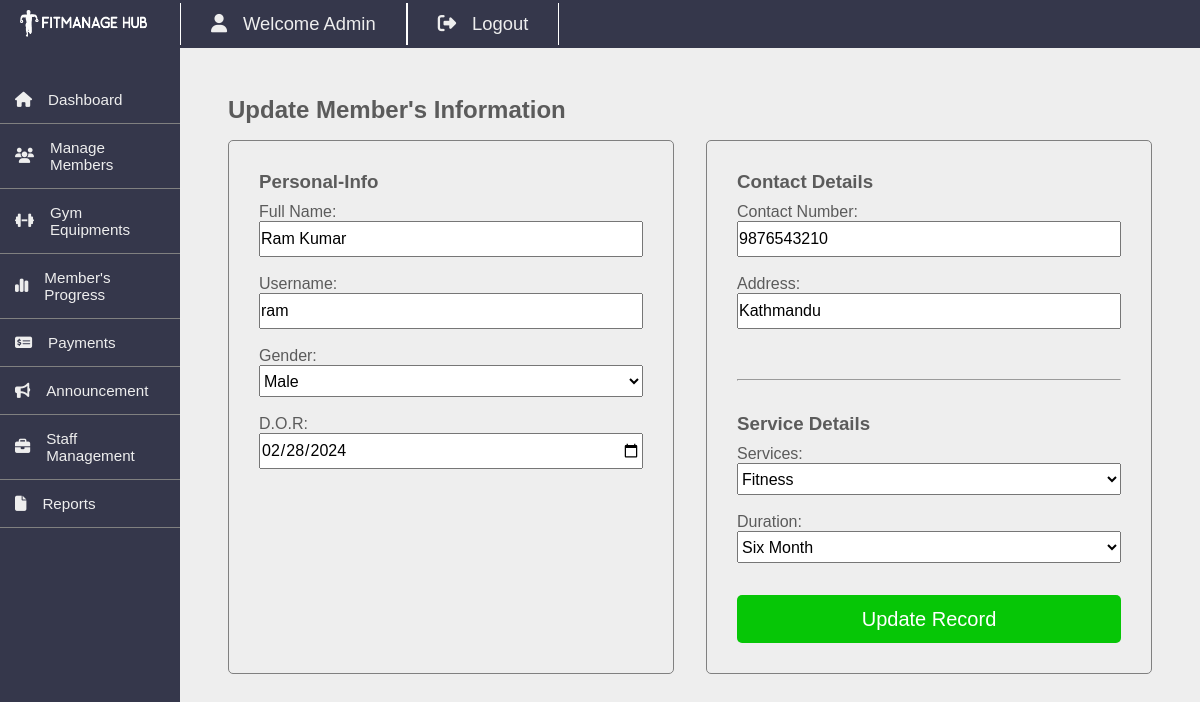
Page /admin/update-member.php?id=1 (signed in) on the committed database.
### tables this page shows
CREATE TABLE `members` (
  `id` int(11) NOT NULL,
  `fullname` varchar(20) NOT NULL,
  `username` varchar(20) NOT NULL,
  `password` varchar(100) NOT NULL,
  `gender` varchar(20) NOT NULL,
  `dor` date NOT NULL,
  `services_id` int(11) NOT NULL,
  `plan` varchar(100) NOT NULL,
  `address` varchar(20) NOT NULL,
  `contact` varchar(10) NOT NULL,
  `status` varchar(20) NOT NULL DEFAULT 'Active',
  `reminder` int(11) NOT NULL DEFAULT 0,
  `pay_date` date NOT NULL,
  `plan_link` varchar(255) NOT NULL
);

### admin/update-member.php (the view, shortened to what this page needs)
<?php
include '../dbcon.php';
if(isset($_GET['id'])){
    $id=$_GET['id'];
}
$sql="SELECT members.*, services.service_name
    FROM members
    LEFT JOIN services ON members.services_id = services.id
    WHERE members.id = $id";
$res=mysqli_query($conn,$sql);
?>
<!DOCTYPE html>
<html lang="en">
    <head>
        <link rel="stylesheet" href="css/update-member.css">
    </head>
    <body>
    <?php include 'includes/template.php'; ?>
<div class="content">
    <h2>Update Member's Information</h2>
    <div class="form-container">
        <?php while($value=mysqli_fetch_assoc($res)) { ?>
        <form action="" method="post">
            <div class="personal">
                <h3>Personal-Info</h3>
                <label for="fullname">Full Name: </label><input type="text" name="fullname" value="<?=$value['fullname']?>"><br>
                <label for="username">Username: </label><input type="text" name="username" value="<?=$value['username']?>"><br>
                <label for="gender">Gender: </label>
                <select name="gender">
                    <option value="male" <?php if($value['gender']=='male') echo 'selected'; ?>>Male</option>
                </select><br>
                <label for="dor">D.O.R: </label><input type="date" name="dor" value="<?=$value['dor']?>">
            </div>
            <div class="other">
                <div class="contact">
                    <h3>Contact Details</h3>
                    <label for="contact">Contact Number: </label><input type="text" name="contact" value="<?=$value['contact']?>"><br>
                    <label for="address">Address: </label><input type="text" name="address" value="<?=$value['address']?>"><br>
                </div>
                <hr>
                <div class="service">
                    <h3>Service Details</h3>
                    <label for="service">Services: </label>
                    <select name="services">
                        <?php
                        $service_query = "SELECT * FROM services";
                        $service_result = mysqli_query($conn, $service_query);
                        while ($service = mysqli_fetch_assoc($service_result)) {
                            $selected = ($service['id'] == $value['services_id']) ? 'selected' : '';
                            echo "<option value='" . $service['id'] . "' $selected>" . $service['service_name'] . "</option>";
                        }
                        ?>
                    </select><br>
                    <label for="duration">Duration: </label><select name="plan">
                        <option value="6" <?php if($value['plan']=='6') echo 'selected'; ?>>Six Month</option>
                    </select>
                </div>
            <button>Update Record</button>
            </div>
        </form>
        <?php } ?>
    </div>
</div>
<?php include 'includes/footer.php'?>

### admin/css/update-member.css (style rules this page uses)
.form-container { margin-top: 1rem; width: 100%; }
form { display: flex; gap: 2rem; }
.personal, .other { border: 1px solid grey; border-radius: 5px; padding: 30px; width: 50%; }
h3 { margin-bottom: 10px; }
.personal, .service, .contact { display: flex; flex-direction: column; }
form input, select { height: 2rem; font-size: 1rem; }
.other { display: flex; flex-direction: column; gap: 2rem; }
button { height: 3rem; font-size: 1.25rem; background-color: rgb(6, 198, 6); border: none; border-radius: 5px; color: white; }

### admin/css/template.css (style rules this page uses)
* { margin: 0; padding: 0; font-family: "Poppins", sans-serif; }
body { background-color: #eeeeee; }
.content { margin: 3rem; color: rgb(91,91,91); }

### rows in the picture
members: fullname "Ram Kumar", username "ram", gender "Male", dor "02/28/2024", contact "9876543210", address "Kathmandu", plan "Six Month"

### other values in the picture
form field services "Fitness"
